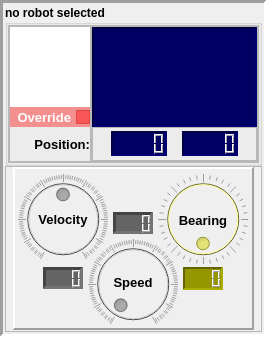
<?xml version="1.0" encoding="UTF-8"?>
<ui version="4.0">
 <class>PanelSelectedRobot</class>
 <widget class="QFrame" name="PanelSelectedRobot">
  <property name="geometry">
   <rect>
    <x>0</x>
    <y>0</y>
    <width>267</width>
    <height>337</height>
   </rect>
  </property>
  <property name="sizePolicy">
   <sizepolicy hsizetype="Minimum" vsizetype="Preferred">
    <horstretch>0</horstretch>
    <verstretch>0</verstretch>
   </sizepolicy>
  </property>
  <property name="minimumSize">
   <size>
    <width>267</width>
    <height>300</height>
   </size>
  </property>
  <property name="maximumSize">
   <size>
    <width>16777215</width>
    <height>337</height>
   </size>
  </property>
  <property name="windowTitle">
   <string>Frame</string>
  </property>
  <property name="frameShape">
   <enum>QFrame::Panel</enum>
  </property>
  <property name="frameShadow">
   <enum>QFrame::Sunken</enum>
  </property>
  <property name="lineWidth">
   <number>3</number>
  </property>
  <layout class="QVBoxLayout" name="verticalLayout_4" stretch="0,0">
   <property name="spacing">
    <number>0</number>
   </property>
   <property name="leftMargin">
    <number>2</number>
   </property>
   <property name="topMargin">
    <number>2</number>
   </property>
   <property name="rightMargin">
    <number>2</number>
   </property>
   <property name="bottomMargin">
    <number>2</number>
   </property>
   <item>
    <widget class="QGroupBox" name="box_selected">
     <property name="maximumSize">
      <size>
       <width>16777215</width>
       <height>340</height>
      </size>
     </property>
     <property name="font">
      <font>
       <weight>75</weight>
       <bold>true</bold>
      </font>
     </property>
     <property name="title">
      <string>no robot selected</string>
     </property>
     <property name="checkable">
      <bool>false</bool>
     </property>
     <layout class="QVBoxLayout" name="verticalLayout_3">
      <property name="spacing">
       <number>0</number>
      </property>
      <property name="leftMargin">
       <number>0</number>
      </property>
      <property name="topMargin">
       <number>0</number>
      </property>
      <property name="rightMargin">
       <number>0</number>
      </property>
      <property name="bottomMargin">
       <number>0</number>
      </property>
      <item>
       <widget class="QFrame" name="frame_upper">
        <property name="maximumSize">
         <size>
          <width>16777215</width>
          <height>138</height>
         </size>
        </property>
        <property name="frameShape">
         <enum>QFrame::StyledPanel</enum>
        </property>
        <property name="frameShadow">
         <enum>QFrame::Raised</enum>
        </property>
        <layout class="QHBoxLayout" name="horizontalLayout_2">
         <property name="spacing">
          <number>0</number>
         </property>
         <property name="leftMargin">
          <number>0</number>
         </property>
         <property name="topMargin">
          <number>0</number>
         </property>
         <property name="rightMargin">
          <number>0</number>
         </property>
         <property name="bottomMargin">
          <number>0</number>
         </property>
         <item>
          <widget class="QFrame" name="frame_left">
           <property name="frameShape">
            <enum>QFrame::StyledPanel</enum>
           </property>
           <property name="frameShadow">
            <enum>QFrame::Raised</enum>
           </property>
           <layout class="QVBoxLayout" name="verticalLayout">
            <property name="spacing">
             <number>0</number>
            </property>
            <property name="leftMargin">
             <number>0</number>
            </property>
            <property name="topMargin">
             <number>0</number>
            </property>
            <property name="rightMargin">
             <number>0</number>
            </property>
            <property name="bottomMargin">
             <number>0</number>
            </property>
            <item>
             <widget class="QGraphicsView" name="gView_robot">
              <property name="minimumSize">
               <size>
                <width>80</width>
                <height>80</height>
               </size>
              </property>
              <property name="maximumSize">
               <size>
                <width>84</width>
                <height>84</height>
               </size>
              </property>
              <property name="mouseTracking">
               <bool>true</bool>
              </property>
              <property name="focusPolicy">
               <enum>Qt::NoFocus</enum>
              </property>
              <property name="toolTip">
               <string>Selected robot</string>
              </property>
              <property name="frameShape">
               <enum>QFrame::Panel</enum>
              </property>
              <property name="lineWidth">
               <number>0</number>
              </property>
              <property name="renderHints">
               <set>QPainter::Antialiasing|QPainter::TextAntialiasing</set>
              </property>
             </widget>
            </item>
            <item>
             <widget class="QCheckBox" name="check_override">
              <property name="minimumSize">
               <size>
                <width>80</width>
                <height>20</height>
               </size>
              </property>
              <property name="maximumSize">
               <size>
                <width>80</width>
                <height>20</height>
               </size>
              </property>
              <property name="font">
               <font>
                <pointsize>10</pointsize>
                <weight>75</weight>
                <italic>false</italic>
                <bold>true</bold>
               </font>
              </property>
              <property name="focusPolicy">
               <enum>Qt::NoFocus</enum>
              </property>
              <property name="toolTip">
               <string>(Hotkey: O) Toggles manual override on selected robot</string>
              </property>
              <property name="layoutDirection">
               <enum>Qt::RightToLeft</enum>
              </property>
              <property name="styleSheet">
               <string notr="true">color: rgb(255, 255, 255);
background-color: rgba(255, 0, 0, 100);</string>
              </property>
              <property name="text">
               <string>Override</string>
              </property>
             </widget>
            </item>
            <item>
             <spacer name="verticalSpacer_2">
              <property name="orientation">
               <enum>Qt::Vertical</enum>
              </property>
              <property name="sizeHint" stdset="0">
               <size>
                <width>20</width>
                <height>40</height>
               </size>
              </property>
             </spacer>
            </item>
            <item>
             <widget class="QLabel" name="label_0">
              <property name="minimumSize">
               <size>
                <width>80</width>
                <height>12</height>
               </size>
              </property>
              <property name="maximumSize">
               <size>
                <width>80</width>
                <height>15</height>
               </size>
              </property>
              <property name="baseSize">
               <size>
                <width>0</width>
                <height>0</height>
               </size>
              </property>
              <property name="font">
               <font>
                <pointsize>10</pointsize>
                <weight>75</weight>
                <italic>false</italic>
                <bold>true</bold>
               </font>
              </property>
              <property name="text">
               <string>Position:</string>
              </property>
              <property name="alignment">
               <set>Qt::AlignRight|Qt::AlignTrailing|Qt::AlignVCenter</set>
              </property>
              <property name="indent">
               <number>0</number>
              </property>
             </widget>
            </item>
            <item>
             <spacer name="verticalSpacer_3">
              <property name="orientation">
               <enum>Qt::Vertical</enum>
              </property>
              <property name="sizeHint" stdset="0">
               <size>
                <width>20</width>
                <height>40</height>
               </size>
              </property>
             </spacer>
            </item>
           </layout>
          </widget>
         </item>
         <item>
          <widget class="QFrame" name="frame_right">
           <property name="maximumSize">
            <size>
             <width>16777215</width>
             <height>150</height>
            </size>
           </property>
           <property name="frameShape">
            <enum>QFrame::StyledPanel</enum>
           </property>
           <property name="frameShadow">
            <enum>QFrame::Raised</enum>
           </property>
           <layout class="QVBoxLayout" name="verticalLayout_2">
            <property name="spacing">
             <number>0</number>
            </property>
            <property name="leftMargin">
             <number>0</number>
            </property>
            <property name="topMargin">
             <number>0</number>
            </property>
            <property name="rightMargin">
             <number>0</number>
            </property>
            <property name="bottomMargin">
             <number>0</number>
            </property>
            <item>
             <widget class="QTextBrowser" name="text_robot_output">
              <property name="minimumSize">
               <size>
                <width>155</width>
                <height>100</height>
               </size>
              </property>
              <property name="maximumSize">
               <size>
                <width>1000</width>
                <height>100</height>
               </size>
              </property>
              <property name="font">
               <font>
                <family>DejaVu Sans</family>
                <pointsize>8</pointsize>
                <weight>75</weight>
                <bold>true</bold>
               </font>
              </property>
              <property name="toolTip">
               <string>GuiInterface::getGuiInterface()-&gt;guiPrintRobot()</string>
              </property>
              <property name="styleSheet">
               <string notr="true">background-color: rgb(0, 0, 100);</string>
              </property>
              <property name="frameShape">
               <enum>QFrame::Panel</enum>
              </property>
              <property name="lineWidth">
               <number>2</number>
              </property>
             </widget>
            </item>
            <item>
             <widget class="QFrame" name="frame_2">
              <property name="frameShape">
               <enum>QFrame::StyledPanel</enum>
              </property>
              <property name="frameShadow">
               <enum>QFrame::Raised</enum>
              </property>
              <layout class="QHBoxLayout" name="horizontalLayout">
               <property name="leftMargin">
                <number>9</number>
               </property>
               <property name="topMargin">
                <number>3</number>
               </property>
               <property name="bottomMargin">
                <number>3</number>
               </property>
               <item>
                <widget class="QLCDNumber" name="lcd_pos_x">
                 <property name="sizePolicy">
                  <sizepolicy hsizetype="Preferred" vsizetype="Preferred">
                   <horstretch>0</horstretch>
                   <verstretch>0</verstretch>
                  </sizepolicy>
                 </property>
                 <property name="minimumSize">
                  <size>
                   <width>56</width>
                   <height>25</height>
                  </size>
                 </property>
                 <property name="maximumSize">
                  <size>
                   <width>56</width>
                   <height>25</height>
                  </size>
                 </property>
                 <property name="toolTip">
                  <string>X coordinate from center of field</string>
                 </property>
                 <property name="layoutDirection">
                  <enum>Qt::RightToLeft</enum>
                 </property>
                 <property name="autoFillBackground">
                  <bool>false</bool>
                 </property>
                 <property name="styleSheet">
                  <string notr="true">background-color: rgb(0, 0, 100);</string>
                 </property>
                 <property name="frameShape">
                  <enum>QFrame::Panel</enum>
                 </property>
                 <property name="frameShadow">
                  <enum>QFrame::Sunken</enum>
                 </property>
                 <property name="lineWidth">
                  <number>2</number>
                 </property>
                 <property name="midLineWidth">
                  <number>0</number>
                 </property>
                 <property name="smallDecimalPoint">
                  <bool>false</bool>
                 </property>
                 <property name="digitCount">
                  <number>5</number>
                 </property>
                 <property name="segmentStyle">
                  <enum>QLCDNumber::Outline</enum>
                 </property>
                 <property name="value" stdset="0">
                  <double>0.000000000000000</double>
                 </property>
                </widget>
               </item>
               <item>
                <widget class="QLCDNumber" name="lcd_pos_y">
                 <property name="sizePolicy">
                  <sizepolicy hsizetype="Preferred" vsizetype="Preferred">
                   <horstretch>0</horstretch>
                   <verstretch>0</verstretch>
                  </sizepolicy>
                 </property>
                 <property name="minimumSize">
                  <size>
                   <width>56</width>
                   <height>25</height>
                  </size>
                 </property>
                 <property name="maximumSize">
                  <size>
                   <width>56</width>
                   <height>25</height>
                  </size>
                 </property>
                 <property name="toolTip">
                  <string>Y coordinate from center of field</string>
                 </property>
                 <property name="layoutDirection">
                  <enum>Qt::RightToLeft</enum>
                 </property>
                 <property name="autoFillBackground">
                  <bool>false</bool>
                 </property>
                 <property name="styleSheet">
                  <string notr="true">background-color: rgb(0, 0, 100);</string>
                 </property>
                 <property name="inputMethodHints">
                  <set>Qt::ImhTime</set>
                 </property>
                 <property name="frameShape">
                  <enum>QFrame::Panel</enum>
                 </property>
                 <property name="frameShadow">
                  <enum>QFrame::Sunken</enum>
                 </property>
                 <property name="lineWidth">
                  <number>2</number>
                 </property>
                 <property name="smallDecimalPoint">
                  <bool>false</bool>
                 </property>
                 <property name="digitCount">
                  <number>5</number>
                 </property>
                 <property name="segmentStyle">
                  <enum>QLCDNumber::Outline</enum>
                 </property>
                 <property name="value" stdset="0">
                  <double>0.000000000000000</double>
                 </property>
                </widget>
               </item>
              </layout>
             </widget>
            </item>
           </layout>
          </widget>
         </item>
        </layout>
       </widget>
      </item>
     </layout>
    </widget>
   </item>
   <item>
    <widget class="QFrame" name="frame_lower">
     <property name="minimumSize">
      <size>
       <width>0</width>
       <height>163</height>
      </size>
     </property>
     <property name="frameShape">
      <enum>QFrame::StyledPanel</enum>
     </property>
     <property name="frameShadow">
      <enum>QFrame::Raised</enum>
     </property>
     <layout class="QHBoxLayout" name="horizontalLayout_3">
      <property name="leftMargin">
       <number>0</number>
      </property>
      <property name="topMargin">
       <number>0</number>
      </property>
      <property name="rightMargin">
       <number>0</number>
      </property>
      <property name="bottomMargin">
       <number>1</number>
      </property>
      <item>
       <widget class="QFrame" name="frame_dials">
        <property name="minimumSize">
         <size>
          <width>241</width>
          <height>163</height>
         </size>
        </property>
        <property name="maximumSize">
         <size>
          <width>241</width>
          <height>163</height>
         </size>
        </property>
        <property name="styleSheet">
         <string notr="true"/>
        </property>
        <property name="frameShape">
         <enum>QFrame::Panel</enum>
        </property>
        <property name="frameShadow">
         <enum>QFrame::Raised</enum>
        </property>
        <property name="lineWidth">
         <number>2</number>
        </property>
        <widget class="QLCDNumber" name="lcd_orientation">
         <property name="geometry">
          <rect>
           <x>170</x>
           <y>100</y>
           <width>40</width>
           <height>23</height>
          </rect>
         </property>
         <property name="sizePolicy">
          <sizepolicy hsizetype="Preferred" vsizetype="Preferred">
           <horstretch>0</horstretch>
           <verstretch>0</verstretch>
          </sizepolicy>
         </property>
         <property name="maximumSize">
          <size>
           <width>73</width>
           <height>23</height>
          </size>
         </property>
         <property name="mouseTracking">
          <bool>true</bool>
         </property>
         <property name="toolTip">
          <string comment="test" extracomment="test">Robot's orientation in relation to the opposing end of the field</string>
         </property>
         <property name="layoutDirection">
          <enum>Qt::RightToLeft</enum>
         </property>
         <property name="autoFillBackground">
          <bool>false</bool>
         </property>
         <property name="styleSheet">
          <string notr="true">background-color: rgb(150, 150, 0);</string>
         </property>
         <property name="frameShape">
          <enum>QFrame::Panel</enum>
         </property>
         <property name="frameShadow">
          <enum>QFrame::Sunken</enum>
         </property>
         <property name="lineWidth">
          <number>2</number>
         </property>
         <property name="smallDecimalPoint">
          <bool>false</bool>
         </property>
         <property name="digitCount">
          <number>4</number>
         </property>
         <property name="segmentStyle">
          <enum>QLCDNumber::Outline</enum>
         </property>
         <property name="value" stdset="0">
          <double>0.000000000000000</double>
         </property>
        </widget>
        <widget class="QLCDNumber" name="lcd_velocity">
         <property name="geometry">
          <rect>
           <x>30</x>
           <y>100</y>
           <width>40</width>
           <height>22</height>
          </rect>
         </property>
         <property name="sizePolicy">
          <sizepolicy hsizetype="Expanding" vsizetype="Expanding">
           <horstretch>0</horstretch>
           <verstretch>0</verstretch>
          </sizepolicy>
         </property>
         <property name="maximumSize">
          <size>
           <width>16777215</width>
           <height>100</height>
          </size>
         </property>
         <property name="font">
          <font>
           <weight>50</weight>
           <italic>false</italic>
           <bold>false</bold>
           <underline>false</underline>
           <strikeout>false</strikeout>
           <kerning>true</kerning>
          </font>
         </property>
         <property name="mouseTracking">
          <bool>true</bool>
         </property>
         <property name="toolTip">
          <string>Average forward or reverse force of the robot's wheels</string>
         </property>
         <property name="toolTipDuration">
          <number>-2</number>
         </property>
         <property name="layoutDirection">
          <enum>Qt::RightToLeft</enum>
         </property>
         <property name="autoFillBackground">
          <bool>false</bool>
         </property>
         <property name="styleSheet">
          <string notr="true">background-color: rgb(100, 100, 100);</string>
         </property>
         <property name="frameShape">
          <enum>QFrame::Panel</enum>
         </property>
         <property name="frameShadow">
          <enum>QFrame::Sunken</enum>
         </property>
         <property name="lineWidth">
          <number>3</number>
         </property>
         <property name="smallDecimalPoint">
          <bool>false</bool>
         </property>
         <property name="digitCount">
          <number>4</number>
         </property>
         <property name="segmentStyle">
          <enum>QLCDNumber::Outline</enum>
         </property>
         <property name="value" stdset="0">
          <double>888888.000000000000000</double>
         </property>
        </widget>
        <widget class="QLabel" name="label_10">
         <property name="geometry">
          <rect>
           <x>10</x>
           <y>42</y>
           <width>80</width>
           <height>21</height>
          </rect>
         </property>
         <property name="font">
          <font>
           <pointsize>10</pointsize>
           <weight>75</weight>
           <italic>false</italic>
           <bold>true</bold>
          </font>
         </property>
         <property name="styleSheet">
          <string notr="true">background-color: rgba(255, 255, 255, 0);</string>
         </property>
         <property name="text">
          <string>Velocity</string>
         </property>
         <property name="alignment">
          <set>Qt::AlignCenter</set>
         </property>
        </widget>
        <widget class="QDial" name="dial_velocity">
         <property name="enabled">
          <bool>false</bool>
         </property>
         <property name="geometry">
          <rect>
           <x>5</x>
           <y>7</y>
           <width>90</width>
           <height>90</height>
          </rect>
         </property>
         <property name="baseSize">
          <size>
           <width>0</width>
           <height>0</height>
          </size>
         </property>
         <property name="cursor">
          <cursorShape>ForbiddenCursor</cursorShape>
         </property>
         <property name="focusPolicy">
          <enum>Qt::NoFocus</enum>
         </property>
         <property name="contextMenuPolicy">
          <enum>Qt::NoContextMenu</enum>
         </property>
         <property name="toolTip">
          <string>Average wheel velocity</string>
         </property>
         <property name="styleSheet">
          <string notr="true">background-color: rgb(150, 150, 150);</string>
         </property>
         <property name="minimum">
          <number>-100</number>
         </property>
         <property name="maximum">
          <number>100</number>
         </property>
         <property name="singleStep">
          <number>1</number>
         </property>
         <property name="pageStep">
          <number>20</number>
         </property>
         <property name="tracking">
          <bool>false</bool>
         </property>
         <property name="invertedAppearance">
          <bool>false</bool>
         </property>
         <property name="invertedControls">
          <bool>false</bool>
         </property>
         <property name="wrapping">
          <bool>false</bool>
         </property>
         <property name="notchTarget">
          <double>2.000000000000000</double>
         </property>
         <property name="notchesVisible">
          <bool>true</bool>
         </property>
        </widget>
        <widget class="QLabel" name="label_13">
         <property name="geometry">
          <rect>
           <x>80</x>
           <y>105</y>
           <width>80</width>
           <height>21</height>
          </rect>
         </property>
         <property name="font">
          <font>
           <pointsize>10</pointsize>
           <weight>75</weight>
           <italic>false</italic>
           <bold>true</bold>
          </font>
         </property>
         <property name="styleSheet">
          <string notr="true">background-color: rgba(255, 255, 255, 0);</string>
         </property>
         <property name="text">
          <string>Speed</string>
         </property>
         <property name="alignment">
          <set>Qt::AlignCenter</set>
         </property>
        </widget>
        <widget class="QDial" name="dial_sepeed">
         <property name="enabled">
          <bool>false</bool>
         </property>
         <property name="geometry">
          <rect>
           <x>75</x>
           <y>72</y>
           <width>90</width>
           <height>90</height>
          </rect>
         </property>
         <property name="baseSize">
          <size>
           <width>0</width>
           <height>0</height>
          </size>
         </property>
         <property name="cursor">
          <cursorShape>ForbiddenCursor</cursorShape>
         </property>
         <property name="focusPolicy">
          <enum>Qt::NoFocus</enum>
         </property>
         <property name="contextMenuPolicy">
          <enum>Qt::NoContextMenu</enum>
         </property>
         <property name="toolTip">
          <string>Average wheel velocity</string>
         </property>
         <property name="styleSheet">
          <string notr="true">background-color: rgb(150, 150, 150);</string>
         </property>
         <property name="minimum">
          <number>0</number>
         </property>
         <property name="maximum">
          <number>1000</number>
         </property>
         <property name="singleStep">
          <number>1</number>
         </property>
         <property name="pageStep">
          <number>100</number>
         </property>
         <property name="tracking">
          <bool>false</bool>
         </property>
         <property name="invertedAppearance">
          <bool>false</bool>
         </property>
         <property name="invertedControls">
          <bool>false</bool>
         </property>
         <property name="wrapping">
          <bool>false</bool>
         </property>
         <property name="notchTarget">
          <double>10.000000000000000</double>
         </property>
         <property name="notchesVisible">
          <bool>true</bool>
         </property>
        </widget>
        <widget class="QLCDNumber" name="lcd_speed">
         <property name="geometry">
          <rect>
           <x>100</x>
           <y>45</y>
           <width>40</width>
           <height>22</height>
          </rect>
         </property>
         <property name="sizePolicy">
          <sizepolicy hsizetype="Expanding" vsizetype="Expanding">
           <horstretch>0</horstretch>
           <verstretch>0</verstretch>
          </sizepolicy>
         </property>
         <property name="maximumSize">
          <size>
           <width>16777215</width>
           <height>100</height>
          </size>
         </property>
         <property name="font">
          <font>
           <weight>50</weight>
           <italic>false</italic>
           <bold>false</bold>
           <underline>false</underline>
           <strikeout>false</strikeout>
           <kerning>true</kerning>
          </font>
         </property>
         <property name="mouseTracking">
          <bool>true</bool>
         </property>
         <property name="toolTip">
          <string>Average forward or reverse force of the robot's wheels</string>
         </property>
         <property name="toolTipDuration">
          <number>-2</number>
         </property>
         <property name="layoutDirection">
          <enum>Qt::RightToLeft</enum>
         </property>
         <property name="autoFillBackground">
          <bool>false</bool>
         </property>
         <property name="styleSheet">
          <string notr="true">background-color: rgb(100, 100, 100);</string>
         </property>
         <property name="frameShape">
          <enum>QFrame::Panel</enum>
         </property>
         <property name="frameShadow">
          <enum>QFrame::Sunken</enum>
         </property>
         <property name="lineWidth">
          <number>3</number>
         </property>
         <property name="smallDecimalPoint">
          <bool>false</bool>
         </property>
         <property name="digitCount">
          <number>4</number>
         </property>
         <property name="segmentStyle">
          <enum>QLCDNumber::Outline</enum>
         </property>
         <property name="value" stdset="0">
          <double>0.000000000000000</double>
         </property>
        </widget>
        <widget class="QDial" name="dial_orientation">
         <property name="enabled">
          <bool>false</bool>
         </property>
         <property name="geometry">
          <rect>
           <x>145</x>
           <y>7</y>
           <width>90</width>
           <height>90</height>
          </rect>
         </property>
         <property name="baseSize">
          <size>
           <width>0</width>
           <height>0</height>
          </size>
         </property>
         <property name="focusPolicy">
          <enum>Qt::NoFocus</enum>
         </property>
         <property name="contextMenuPolicy">
          <enum>Qt::NoContextMenu</enum>
         </property>
         <property name="toolTip">
          <string>Robot's orientation in relation to the opposing end of the field</string>
         </property>
         <property name="styleSheet">
          <string notr="true">background-color: rgb(255, 255, 0);</string>
         </property>
         <property name="minimum">
          <number>-180</number>
         </property>
         <property name="maximum">
          <number>180</number>
         </property>
         <property name="singleStep">
          <number>1</number>
         </property>
         <property name="pageStep">
          <number>45</number>
         </property>
         <property name="value">
          <number>0</number>
         </property>
         <property name="tracking">
          <bool>false</bool>
         </property>
         <property name="orientation">
          <enum>Qt::Horizontal</enum>
         </property>
         <property name="invertedAppearance">
          <bool>true</bool>
         </property>
         <property name="invertedControls">
          <bool>false</bool>
         </property>
         <property name="wrapping">
          <bool>true</bool>
         </property>
         <property name="notchTarget">
          <double>8.699999999999999</double>
         </property>
         <property name="notchesVisible">
          <bool>true</bool>
         </property>
        </widget>
        <widget class="QLabel" name="label_14">
         <property name="geometry">
          <rect>
           <x>150</x>
           <y>43</y>
           <width>80</width>
           <height>21</height>
          </rect>
         </property>
         <property name="font">
          <font>
           <pointsize>10</pointsize>
           <weight>75</weight>
           <italic>false</italic>
           <bold>true</bold>
          </font>
         </property>
         <property name="styleSheet">
          <string notr="true">background-color: rgba(255, 255, 255, 0);</string>
         </property>
         <property name="text">
          <string>Bearing</string>
         </property>
         <property name="alignment">
          <set>Qt::AlignCenter</set>
         </property>
        </widget>
        <widget class="QLabel" name="label_15">
         <property name="geometry">
          <rect>
           <x>184</x>
           <y>20</y>
           <width>12</width>
           <height>22</height>
          </rect>
         </property>
         <property name="styleSheet">
          <string notr="true">background-color: rgba(255, 255, 255, 0);</string>
         </property>
         <property name="text">
          <string/>
         </property>
         <property name="pixmap">
          <pixmap resource="../images.qrc">:/images/forward_arrow_0.png</pixmap>
         </property>
         <property name="scaledContents">
          <bool>true</bool>
         </property>
        </widget>
       </widget>
      </item>
     </layout>
    </widget>
   </item>
  </layout>
 </widget>
 <resources>
  <include location="../images.qrc"/>
 </resources>
 <connections/>
</ui>
